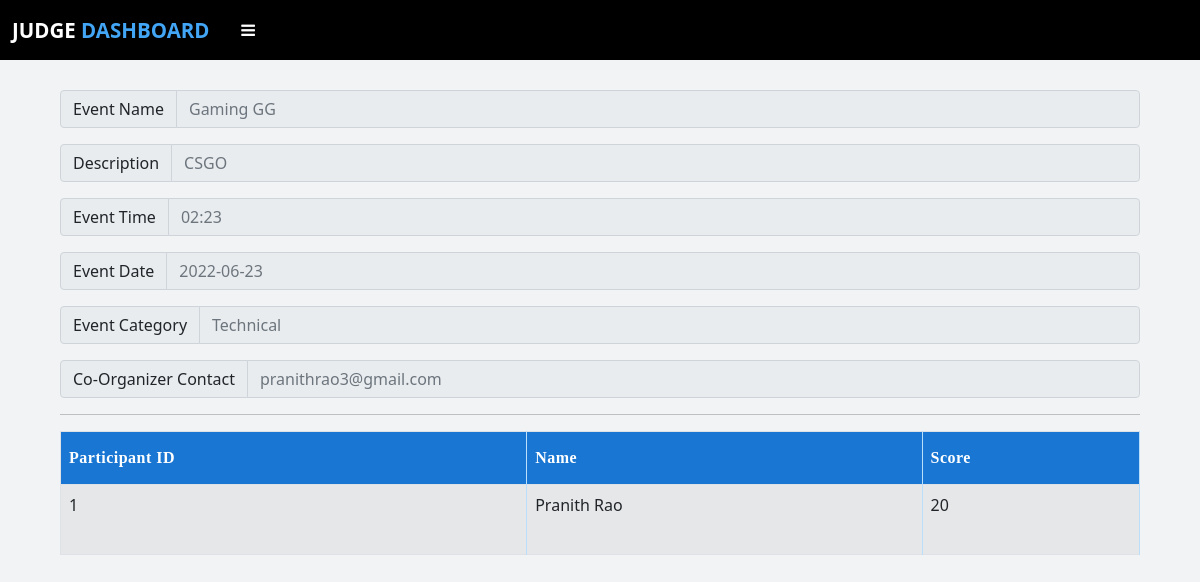
Before: /judge_event (signed in) with the older database file.
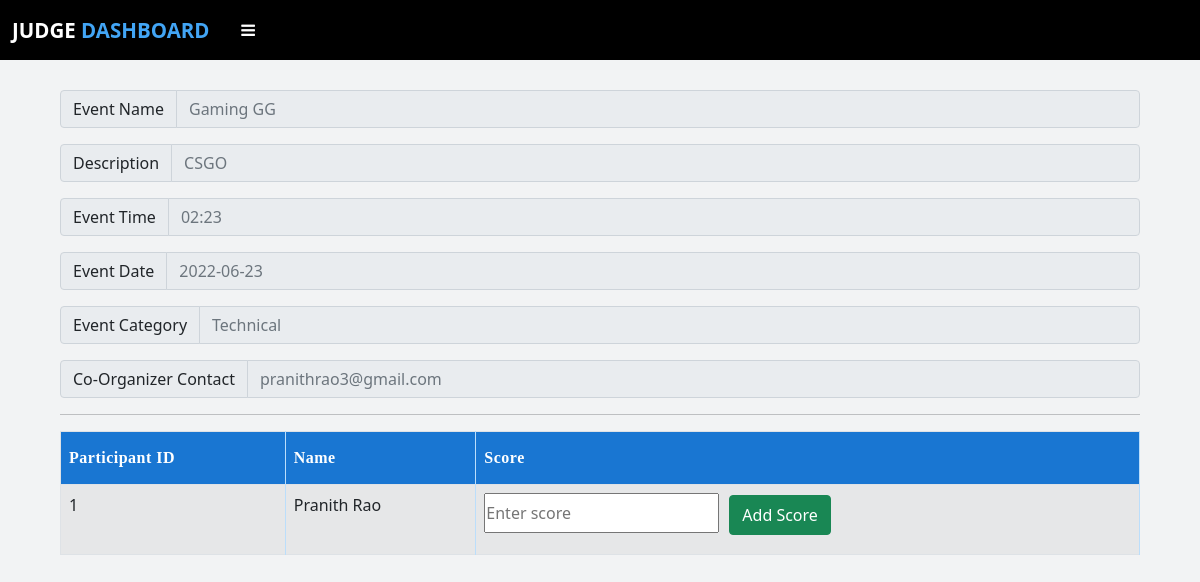
After: the same page with the newer database file.
### app.py (models this page shows, shortened)
class Event(db.Model):
    id = db.Column(db.Integer,primary_key=True)
    name = db.Column(db.String(50),nullable=False)
    description = db.Column(db.String(255),nullable=False)
    date = db.Column(db.String(50), nullable=False)
    time = db.Column(db.String(50), nullable=False)
    category = db.Column(db.String(50),nullable=False)
    coorg_mail = db.Column(db.String(80),db.ForeignKey('coorganizer.email'))
    org_id = db.Column(db.Integer,db.ForeignKey('organizer.id'))
    participant_id=db.relationship('Participant',cascade="all,delete",backref='participants')
    judge_event_id=db.relationship('Judge',cascade="all,delete",backref='ownersj')
    part_event_id=db.relationship('Plist',cascade="all,delete",backref='ownersjp')

class Plist(db.Model):
    id = db.Column(db.Integer,primary_key=True)
    part_id = db.Column(db.Integer,db.ForeignKey('participant.id'),nullable=True)
    event_id = db.Column(db.Integer,db.ForeignKey('event.id'),nullable=True)
    score=db.Column(db.Integer,nullable=True)

### app.py (the view)
@app.route("/judge_event")
def judge_event():
    if 'judge' in session:
        event = Event.query.filter_by(id=session['event_id']).first()
        participants = Plist.query.filter_by(event_id=session['event_id']).all()
        for i in participants:
            pname = Participant.query.filter_by(id=i.part_id).first()
            i.pname = pname.name
        return render_template('judge_event.html',data=event,data2=participants)
    else:
        flash("Session Expired","error")
        return redirect(url_for('judge_log'))

### templates/judge_event.html (shortened to what this page needs)
{% extends "judge_layout.html" %}
{% block head %} {{ super() }}
{% endblock %}
{% block content %}
<div class="container" style="padding: 30px">
  <div class="input-group mb-3">
    <span class="input-group-text" id="basic-addon1">Event Name</span>
    <input
      type="text"
      class="form-control"
      placeholder="{{data['name']}}"
      aria-label="Username"
      aria-describedby="basic-addon1"
      readonly
    />
  </div>
  <div class="input-group mb-3">
    <span class="input-group-text" id="basic-addon1">Description</span>
    <input
      type="text"
      class="form-control"
      placeholder="{{data['description']}}"
      aria-label="Username"
      aria-describedby="basic-addon1"
      readonly
    />
  </div>
  <div class="input-group mb-3">
    <span class="input-group-text" id="basic-addon1">Event Time</span>
    <input
      type="text"
      class="form-control"
      placeholder="{{data['time']}}"
      aria-label="Username"
      aria-describedby="basic-addon1"
      readonly
    />
  </div>
  <div class="input-group mb-3">
    <span class="input-group-text" id="basic-addon1">Event Date</span>
    <input
      type="text"
      class="form-control"
      placeholder="{{data['date']}}"
      aria-label="Username"
      aria-describedby="basic-addon1"
      readonly
    />
  </div>
  <div class="input-group mb-3">
    <span class="input-group-text" id="basic-addon1">Event Category</span>
    <input
      type="text"
      class="form-control"
      placeholder="{{data['category']}}"
      aria-label="Username"
      aria-describedby="basic-addon1"
      readonly
    />
  </div>
  <div class="input-group mb-3">
    <span class="input-group-text" id="basic-addon1">Co-Organizer Contact</span>
    <input
      type="text"
      class="form-control"
      placeholder="{{data['coorg_mail']}}"
      aria-label="Username"
      aria-describedby="basic-addon1"
      readonly
    />
  </div>
  <hr />
  {% if data2 %}
  <div class="table-responsive">
    <table class="table table-striped table-bordered">
      <thead class="thead-dark">
        <tr>
          <th scope="col">Participant ID</th>
          <th scope="col">Name</th>
          <th scope="col">Score</th>
        </tr>
      </thead>
      <tbody>
        {% for i in data2 %}
        <tr>
          <td>{{i.id}}</td>
          <td>{{i.pname}}</td>
          {% if i.score %}
          <td>{{i.score}}</td>
          {%else%}
          <td>
            <form action="/add_score/{{i.id}}" method="POST">
              <table>
                <tr><input type="number" name="mark" placeholder="Enter score" style="height: 40px; " required/></tr>
                <tr><button class="btn btn-success" style="height: 40px; margin-left: 10px;">Add Score</button></tr>
              </table>
            </form>
          </td>
          {%endif%}
        </tr>
        {% endfor %}{% else %}
        <h2 class="text-center mt-5 fw-bold text-uppercase">
          No Registrations
        </h2>
        {% endif %}
      </tbody>
    </table>
  </div>
  {% endblock %}

### templates/judge_layout.html (shortened to what this page needs)
<!DOCTYPE html>
<html lang="en">
  <head>
    {% block head %}
    <link
      href="https://cdn.jsdelivr.net/npm/bootstrap@5.0.0/dist/css/bootstrap.min.css"
      rel="stylesheet"
    />
    <link
      rel="stylesheet"
      href="https://cdnjs.cloudflare.com/ajax/libs/font-awesome/4.7.0/css/font-awesome.min.css"
    />
    <link
      rel="stylesheet"
      href="https://cdnjs.cloudflare.com/ajax/libs/animate.css/4.1.1/animate.min.css"
    />
    {% endblock %}
  </head>
  <body>
    <nav
      class="navbar navbar-expand-lg navbar-light"
      style="background-color: #000000; height: 60px"
      id="navbar"
    >
      <div class="container-fluid">
        <a class="navbar-brand" href="#"
          ><h3 id="text1">Judge <span>Dashboard</span></h3></a
        >
        <button
          type="button"
          id="sidebarCollapse"
          class="btn btn-darks me-auto"
          onclick="openNav()"
        >
          <i class="fa fa-bars" aria-hidden="true"></i>
        </button>
      </div>
    </nav>
    <div id="content">{% block content %} {% endblock %}</div>
  </body>
</html>

### templates/judge_event.html (style rules this page uses)
table { font-family: "Roboto" sans-serif; border-collapse: collapse; width: 100%; }
table tr:nth-child(even) { background-color: #eeeeee; }
.table th { padding-top: 14px; padding-bottom: 14px; text-align: left; background-color: #1976d2; color: white; letter-spacing: 0.5px; user-select: none; border-right: 0.5px solid #bbdefb; font-family: Bahnschrift SemiBold; }
table td { border-right: 0.5px solid #bbdefb; height: 70px; }
table td, table th { border-bottom: 0.5px solid #bbdefb; }

### templates/judge_layout.html (style rules this page uses)
body { font-family: "Roboto" sans-serif; background-color: #f2f3f4; }
* { margin: 0; padding: 0; text-decoration: none; list-style: none; }
#text1 { color: #fff; margin: 0; text-transform: uppercase; font-size: 20.5px; font-weight: 750; }
#text1 span { color: #42a5f5; }
#sidebarCollapse { color: white; width: 45px; }

Changed rows visible on the page:
changed Plist id 1: score "20" → (not shown); now shows "Add Score"
